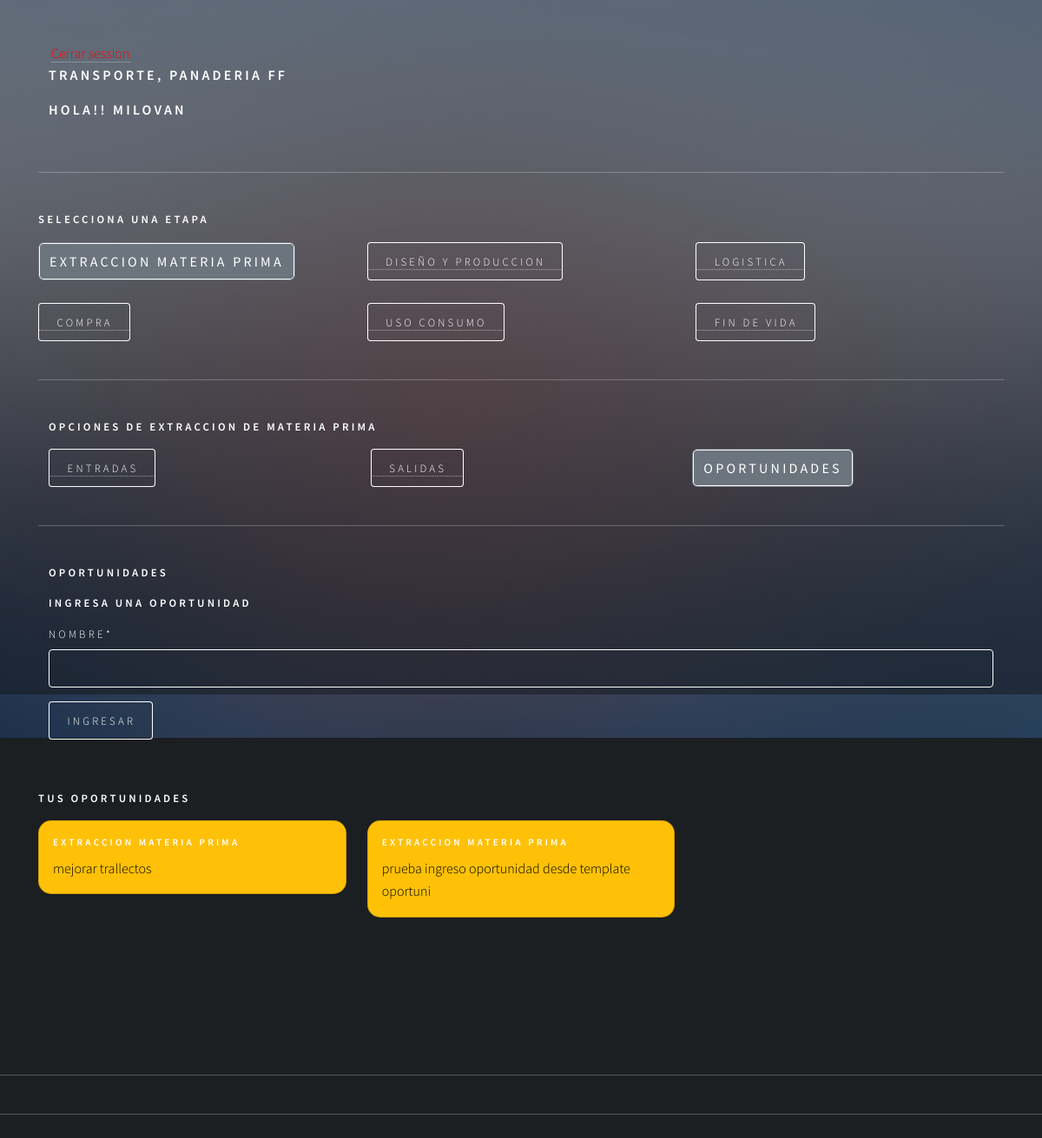
/agregar_oportunidad_extraccion (signed in), run on the app's committed database.
### app/models.py (models this page shows, shortened)
class RegistroTrabajador(models.Model):
    id_registro = models.AutoField(primary_key=True)
    id_usuario = models.ForeignKey(Usuario, on_delete=models.CASCADE)
    descripcion = models.TextField(max_length=160)
    id_area = models.ForeignKey(AreaEmpresa, on_delete=models.CASCADE)

class AreaEmpresa(models.Model):
    id_area = models.AutoField(primary_key=True)
    nombre  = models.CharField(max_length=20)
    productos = models.CharField(max_length=50)
    id_empresa = models.ForeignKey(Empresa, on_delete=models.CASCADE)
    def nombre_area(self):
        return "{}, {}". format(self.nombre, self.id_empresa)
    def __str__(self):
        return self.nombre_area()

class Empresa(models.Model):
    id_empresa = models.AutoField(primary_key=True)
    nombre  = models.CharField(max_length=20)
    def __str__(self):
        return self.nombre

class Oportunidades(models.Model):
    id_entrada = models.AutoField(primary_key=True)
    nombre  = models.CharField(max_length=50)
    fecha = models.DateTimeField(auto_now_add=True)
    etapa = models.ForeignKey(Etapa, on_delete=models.CASCADE)
    usuario =models.ForeignKey(Usuario, on_delete=models.CASCADE)

class Etapa(models.Model):
    id_etapa = models.AutoField(primary_key=True)
    nombre  = models.CharField(max_length=50)
    fecha_inicio  = models.DateField()
    fecha_termino  = models.DateField()
    area = models.ForeignKey(AreaEmpresa, on_delete=models.CASCADE)
    ciclo = models.ForeignKey(CicloArea, on_delete=models.CASCADE)
    activo = models.BooleanField()
    def __str__(self):
        return self.nombre

### user/models.py (models this page shows, shortened)
class Usuario(AbstractUser):
    telefono = models.IntegerField(null=True)

### app/views.py (the view, shortened to what this page needs)
# urls.py: path('agregar_oportunidad_extraccion', agregarOportunidadExtraccion, name="agregar_oportunidad_extraccion"),
def agregarOportunidadExtraccion(request):
    if request.user.is_authenticated:
        registros = RegistroTrabajador.objects.filter(id_usuario=request.user)
        etapa = Etapa.objects.values_list("id_etapa", flat=True).filter(nombre="Extraccion materia prima")
        oportunidades = Oportunidades.objects.filter(usuario=request.user)
        data = {
            'form': OportunidadForm(),
            'registros': registros,
            'oportunidad': oportunidades
        }
        return render(request,'autodiagnostico/extraccion/oportunidad/agregar_oportunidad.html', data)
    else:
        return render(request, 'autodiagnostico/extraccion/oportunidad/agregar_oportunidad.html')

### app/forms.py
class OportunidadForm(forms.ModelForm):
    class Meta:
        model = Oportunidades
        fields = 'nombre',

### app/templates/autodiagnostico/extraccion/oportunidad/agregar_oportunidad.html (shortened to what this page needs)
{% extends 'autodiagnostico/extraccion/home_extraccion.html' %}
{% load static %}
{% load crispy_forms_tags %}
{% block extraccion %}
<div class="container">
    <h4>Oportunidades</h4>
    <form action="" method="post">
        <h4>Ingresa una oportunidad</h4>
        {{form | crispy}}
        <div>
            <input type="submit" class="btn btn-primary" value="ingresar">
        </div>
    </form>
</div>
<br>
<h4>Tus Oportunidades</h4>
<div class="row row-cols-1 row-cols-md-3 g-4">
    {% for p in oportunidad %}
    {% if p.etapa.nombre == "Extraccion materia prima" %}
        <div class="col">
            <div class="card text-bg-warning">
                <div class="card-body">
                    <h5 class="card-title">{{p.etapa}}</h5>
                    <p class="card-text">{{p.nombre}}</p>
                </div>
            </div>
        </div>
    {% endif %}
    {% endfor %}
</div>
{% endblock extraccion %}

### app/templates/autodiagnostico/auto_diagnostico.html (shortened to what this page needs)
{% load static %}
<!DOCTYPE HTML>
<html>
<head>
    <link href="https://cdn.jsdelivr.net/npm/bootstrap@5.2.0/dist/css/bootstrap.min.css" rel="stylesheet"
>
    <link rel="stylesheet" href="{% static 'css/main.css' %}" />
    <link rel="stylesheet" href="{% static 'css/style.css' %}">
</head>
<body class="is-preload">
    <div id="wrapper">
        <div class="container-sm">
            {% if user.is_authenticated %}
            <a href="{% url 'logout' %}" id="cerrarSesion">Cerrar session</a>
            {% if registros %}
            <div class="container-sm">
                <div class="row">
                        {% for p in registros %}
                        <h3>{{p.id_area}}</h3>
                        {% endfor %}
                        <h3>Hola!! {{user.username}} </h3>
                </div>
            </div>
            <hr>
            <h4>Selecciona una Etapa</h4>
            <div class="row">
                <div class="col">
                    <a href="{% url 'extraccion_materiaPrima' %}"><button type="button" id="extraccion">Extraccion
                            Materia Prima</button></a>
                </div>
                <div class="col">
                    <a href="{% url 'diseño_Produccion' %}"><button type="button" id="diseño">Diseño y
                            produccion</button></a>
                </div>
                <div class="col">
                    <a href="{% url 'logistica' %}"><button type="button" id="logistica">Logistica</button></a>
                </div>
            </div>
            <br>
            <div class="row">
                <div class="col">
                    <a href="{% url 'compra' %}"><button type="button" id="compra">Compra</button></a>
                </div>
                <div class="col">
                    <a href="{% url 'uso_consumo' %}"><button type="button" id="uso">Uso consumo</button></a>
                </div>
                <div class="col">
                    <a href="{% url 'fin_vida' %}"><button type="button" id="fin">Fin de vida</button></a>
                </div>
            </div>
            <hr>
            {% block body %}{% endblock %}
        </div>
        {% else %}
        <h1>Registra la empresa y el area a la que perteneces!!!!</h1>
        <a href="{% url 'agregar_Area' user.id  %}"><button type="button">Aqui</button></a>
        {% endif %}
        {% else %}
        <h1>Inicia Session</h1>
        <p>Para acceder a tu Auto Diagnostico </p>
        <a href="{% url 'login'  %}"><button type="button">Inicia Session</button></a>
        {% endif %}
    </div>
    <hr>
    <hr>
    <br>
    <br>
    <div id="bg"></div>
</body>
</html>

### static/css/style.css (style rules this page uses)
.card { background-color: rgba(27, 31, 34, 0.85); border-radius: 15px; }
#cerrarSesion { color: red; text-decoration: none; margin-left: 15px; }

### data on the page
RegistroTrabajador: id_area "TRANSPORTE, PANADERIA FF"
Usuario: username "MILOVAN"
Oportunidades: etapa "EXTRACCION MATERIA PRIMA", nombre "mejorar trallectos"
Oportunidades: etapa "EXTRACCION MATERIA PRIMA", nombre "prueba ingreso oportunidad desde template oportuni"
